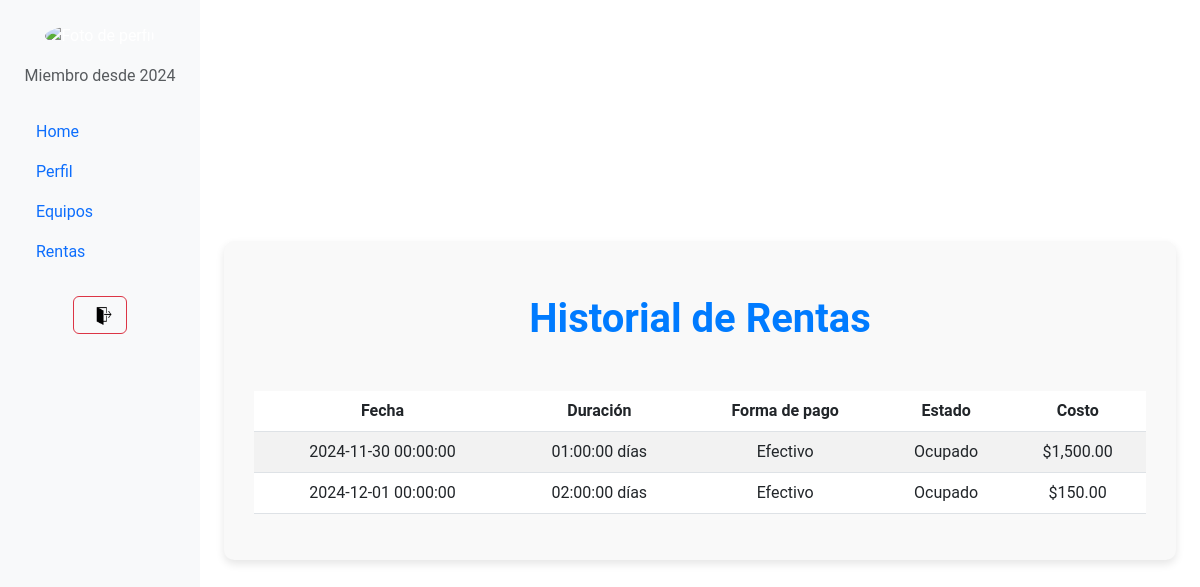
Screenshot of /user/rentas.php with the database file from the repository.
### tables this page shows
CREATE TABLE `renta` (
  `id_renta` int(11) NOT NULL,
  `id_usuario_empleado` int(11) DEFAULT NULL,
  `id_usuario_cliente` int(11) DEFAULT NULL,
  `id_equipo` int(11) DEFAULT NULL,
  `id_forma_pago` int(11) DEFAULT NULL,
  `id_estado_renta` int(11) DEFAULT NULL,
  `fecha` datetime DEFAULT curdate(),
  `hora` char(10) DEFAULT NULL,
  `duracion` char(40) DEFAULT NULL,
  `costo` char(10) DEFAULT NULL
);

CREATE TABLE `forma_pago` (
  `id_forma_pago` int(11) NOT NULL,
  `forma_pago` varchar(50) DEFAULT NULL
);

CREATE TABLE `estado_renta` (
  `id_estado_renta` int(11) NOT NULL,
  `estado_renta` varchar(20) DEFAULT NULL
);

### classes/database.php (called while the page is built, shortened)
<?php
    class Database{
        var $connection;
        private function connect(){
            try {
                $dsn =  SGDB.':host='.DBHOST.';dbname='.DBNAME;
                $this->connection = new PDO($dsn, DBUSER, DBPASS);
            } catch (PDOException $e){
                echo $e->getMessage();
            }
        }
        private function close_connection(){
            try{
                $this->connection = null;
            } catch (PDOException $e){
                echo $e->getMessage();
            }
        }
        function get_query($query = '', $query_params = [], $fetch_mode = PDO::FETCH_ASSOC){
            try {
                $stmt = $this->connection->prepare($query);
                $stmt->execute();
                $this->query_results = $stmt->fetchAll($fetch_mode);
            } catch (PDOException $e) {
                echo $e->getMessage();
            }
        }
    }
?>

### user/views/bd_rentas.php (called while the page is built, shortened)
<?php
    include '../classes/database.php';
    class Renta extends Database{
        function action($action_case){
            switch ($action_case) {
                case 'read':
                    $this->read();
                break;
            }
        }
        function read(){
            $get_user_query =
            'SELECT
                *,
                cli.nombres as cliente,
                emp.nombres as empleado,
                pago.forma_pago as forma_pago,
                renta.estado_renta as estado_renta
            FROM renta re
            left JOIN usuario cli
            on re.id_usuario_cliente = cli.id_usuario
            LEFT join usuario emp
            on re.id_usuario_empleado = emp.id_usuario
            LEFT join estado_renta renta
            on re.id_estado_renta = renta.id_estado_renta
            LEFT join forma_pago pago
            on re.id_forma_pago = pago.id_forma_pago;';
            $this->get_query($get_user_query);
        }
    }
?>

### user/rentas.php (the view, shortened to what this page needs)
<?php
include 'views/bd_rentas.php';
$equipoObject = new Renta();
$equipoObject->action('read');
$read = $equipoObject->query_results;
?>
<!DOCTYPE html>
<html lang="es">
<head>
    <link href="https://cdn.jsdelivr.net/npm/bootstrap@5.3.0-alpha3/dist/css/bootstrap.min.css" rel="stylesheet">
</head>
<body class="vh-100">
    <div class="container-fluid vh-100">
        <div class="row h-100">
            <?php include './views/navbar-user.php'; ?>
            <main class="col-md-9 ms-sm-auto col-lg-10 px-md-4 overflow-auto align-content-center">
                <div class="container">
                    <h1 class="text-center my-4">Historial de Rentas</h1>
                    <div class="mt-5">
                        <div class="table-responsive">
                            <table class="table table-striped table-hover text-center align-middle">
                                <thead>
                                    <tr>
                                        <th>Fecha</th>
                                        <th>Duración</th>
                                        <th>Forma de pago</th>
                                        <th>Estado</th>
                                        <th>Costo</th>
                                    </tr>
                                </thead>
                                <tbody>
                                    <?php if (!empty($read)): ?>
                                        <?php foreach ($read as $renta): ?>
                                            <tr>
                                                <td><?= $renta['fecha'] ?></td>
                                                <td><?= $renta['duracion'] ?> días</td>
                                                <td><?= $renta['forma_pago'] ?></td>
                                                <td><?= $renta['estado_renta'] ?></td>
                                                <td>$<?= number_format($renta['costo'], 2) ?></td>
                                            </tr>
                                        <?php endforeach; ?>
                                    <?php else: ?>
                                        <tr>
                                            <td colspan="5" class="text-muted">No tienes rentas registradas.</td>
                                        </tr>
                                    <?php endif; ?>
                                </tbody>
                            </table>
                        </div>
                    </div>
                </div>
            </main>
        </div>
    </div>
</body>
</html>

### styles/style.css (style rules this page uses)
* { margin: 0; }
:root { --white: snow; --blue: #2041ae; --dark-blue: #586d99; --light-blue: #C4D7FF; --peach: #FFD7C4; --yellow: #FFF4B5; }
body { background-color: white; color: white; font-family: 'Roboto', sans-serif; text-align: justify; display: flex; flex-direction: column; }
.container { background-color: #f9f9f9; padding: 30px; border-radius: 10px; box-shadow: 0 4px 8px rgba(0, 0, 0, 0.1); }
.container h1 { font-family: 'Roboto', sans-serif; font-size: 2.5rem; color: #007bff; font-weight: bold; margin-bottom: 20px; }

### rows the page displays
renta: fecha "2024-11-30 00:00:00", duracion "01:00:00", id_forma_pago.forma_pago "Efectivo", id_estado_renta.estado_renta "Ocupado", costo "1,500.00"
renta: fecha "2024-12-01 00:00:00", duracion "02:00:00", id_forma_pago.forma_pago "Efectivo", id_estado_renta.estado_renta "Ocupado", costo "150.00"
